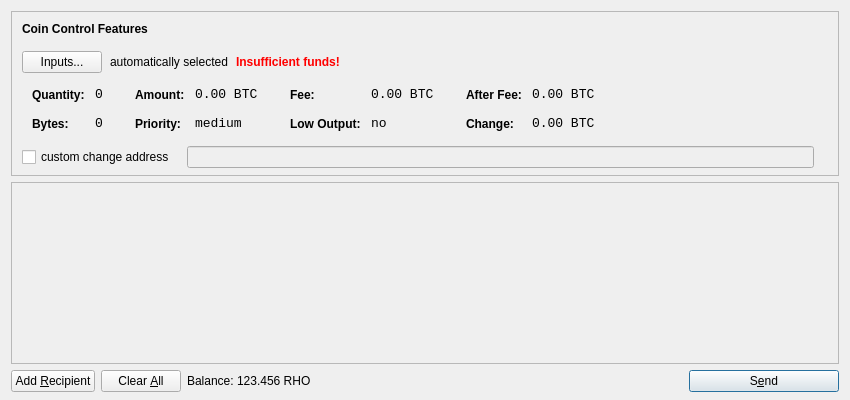
<?xml version="1.0" encoding="UTF-8"?>
<ui version="4.0">
 <class>SendCoinsDialog</class>
 <widget class="QDialog" name="SendCoinsDialog">
  <property name="geometry">
   <rect>
    <x>0</x>
    <y>0</y>
    <width>850</width>
    <height>400</height>
   </rect>
  </property>
  <property name="windowTitle">
   <string>Send Coins</string>
  </property>
  <layout class="QVBoxLayout" name="verticalLayout" stretch="0,1,0">
   <property name="bottomMargin">
    <number>8</number>
   </property>
   <item>
    <widget class="QFrame" name="frameCoinControl">
     <property name="sizePolicy">
      <sizepolicy hsizetype="Expanding" vsizetype="Expanding">
       <horstretch>0</horstretch>
       <verstretch>0</verstretch>
      </sizepolicy>
     </property>
     <property name="maximumSize">
      <size>
       <width>16777215</width>
       <height>16777215</height>
      </size>
     </property>
     <property name="frameShape">
      <enum>QFrame::StyledPanel</enum>
     </property>
     <property name="frameShadow">
      <enum>QFrame::Sunken</enum>
     </property>
     <layout class="QVBoxLayout" name="verticalLayoutCoinControl2">
      <property name="spacing">
       <number>-1</number>
      </property>
      <property name="leftMargin">
       <number>0</number>
      </property>
      <property name="topMargin">
       <number>0</number>
      </property>
      <property name="rightMargin">
       <number>0</number>
      </property>
      <property name="bottomMargin">
       <number>6</number>
      </property>
      <item>
       <layout class="QVBoxLayout" name="verticalLayoutCoinControl" stretch="0,0,0,0,1">
        <property name="spacing">
         <number>0</number>
        </property>
        <property name="leftMargin">
         <number>10</number>
        </property>
        <property name="topMargin">
         <number>10</number>
        </property>
        <item>
         <layout class="QHBoxLayout" name="horizontalLayoutCoinControl1">
          <property name="bottomMargin">
           <number>15</number>
          </property>
          <item>
           <widget class="QLabel" name="labelCoinControlFeatures">
            <property name="sizePolicy">
             <sizepolicy hsizetype="Preferred" vsizetype="Maximum">
              <horstretch>0</horstretch>
              <verstretch>0</verstretch>
             </sizepolicy>
            </property>
            <property name="font">
             <font>
              <weight>75</weight>
              <bold>true</bold>
             </font>
            </property>
            <property name="styleSheet">
             <string notr="true">font-weight:bold;</string>
            </property>
            <property name="text">
             <string>Coin Control Features</string>
            </property>
           </widget>
          </item>
         </layout>
        </item>
        <item>
         <layout class="QHBoxLayout" name="horizontalLayoutCoinControl2" stretch="0,0,0,0">
          <property name="spacing">
           <number>8</number>
          </property>
          <property name="bottomMargin">
           <number>10</number>
          </property>
          <item>
           <widget class="QPushButton" name="pushButtonCoinControl">
            <property name="styleSheet">
             <string notr="true"/>
            </property>
            <property name="text">
             <string>Inputs...</string>
            </property>
           </widget>
          </item>
          <item>
           <widget class="QLabel" name="labelCoinControlAutomaticallySelected">
            <property name="text">
             <string>automatically selected</string>
            </property>
            <property name="margin">
             <number>5</number>
            </property>
           </widget>
          </item>
          <item>
           <widget class="QLabel" name="labelCoinControlInsuffFunds">
            <property name="font">
             <font>
              <weight>75</weight>
              <bold>true</bold>
             </font>
            </property>
            <property name="styleSheet">
             <string notr="true">color:red;font-weight:bold;</string>
            </property>
            <property name="text">
             <string>Insufficient funds!</string>
            </property>
            <property name="margin">
             <number>5</number>
            </property>
           </widget>
          </item>
          <item>
           <spacer name="horizontalSpacerCoinControl">
            <property name="orientation">
             <enum>Qt::Horizontal</enum>
            </property>
            <property name="sizeHint" stdset="0">
             <size>
              <width>40</width>
              <height>1</height>
             </size>
            </property>
           </spacer>
          </item>
         </layout>
        </item>
        <item>
         <widget class="QWidget" name="widgetCoinControl" native="true">
          <property name="sizePolicy">
           <sizepolicy hsizetype="Preferred" vsizetype="Preferred">
            <horstretch>0</horstretch>
            <verstretch>0</verstretch>
           </sizepolicy>
          </property>
          <property name="minimumSize">
           <size>
            <width>0</width>
            <height>0</height>
           </size>
          </property>
          <property name="styleSheet">
           <string notr="true"/>
          </property>
          <layout class="QHBoxLayout" name="horizontalLayoutCoinControl5">
           <property name="margin">
            <number>0</number>
           </property>
           <item>
            <layout class="QHBoxLayout" name="horizontalLayoutCoinControl3" stretch="0,0,0,1">
             <property name="spacing">
              <number>20</number>
             </property>
             <property name="topMargin">
              <number>0</number>
             </property>
             <property name="bottomMargin">
              <number>10</number>
             </property>
             <item>
              <layout class="QFormLayout" name="formLayoutCoinControl1">
               <property name="horizontalSpacing">
                <number>10</number>
               </property>
               <property name="verticalSpacing">
                <number>14</number>
               </property>
               <property name="leftMargin">
                <number>10</number>
               </property>
               <property name="topMargin">
                <number>4</number>
               </property>
               <property name="rightMargin">
                <number>6</number>
               </property>
               <item row="0" column="0">
                <widget class="QLabel" name="labelCoinControlQuantityText">
                 <property name="styleSheet">
                  <string notr="true">font-weight:bold;</string>
                 </property>
                 <property name="text">
                  <string>Quantity:</string>
                 </property>
                 <property name="margin">
                  <number>0</number>
                 </property>
                </widget>
               </item>
               <item row="0" column="1">
                <widget class="QLabel" name="labelCoinControlQuantity">
                 <property name="font">
                  <font>
                   <family>Monospace</family>
                   <pointsize>10</pointsize>
                  </font>
                 </property>
                 <property name="cursor">
                  <cursorShape>IBeamCursor</cursorShape>
                 </property>
                 <property name="contextMenuPolicy">
                  <enum>Qt::ActionsContextMenu</enum>
                 </property>
                 <property name="text">
                  <string notr="true">0</string>
                 </property>
                 <property name="margin">
                  <number>0</number>
                 </property>
                 <property name="textInteractionFlags">
                  <set>Qt::LinksAccessibleByMouse|Qt::TextSelectableByKeyboard|Qt::TextSelectableByMouse</set>
                 </property>
                </widget>
               </item>
               <item row="1" column="0">
                <widget class="QLabel" name="labelCoinControlBytesText">
                 <property name="styleSheet">
                  <string notr="true">font-weight:bold;</string>
                 </property>
                 <property name="text">
                  <string>Bytes:</string>
                 </property>
                </widget>
               </item>
               <item row="1" column="1">
                <widget class="QLabel" name="labelCoinControlBytes">
                 <property name="font">
                  <font>
                   <family>Monospace</family>
                   <pointsize>10</pointsize>
                  </font>
                 </property>
                 <property name="cursor">
                  <cursorShape>IBeamCursor</cursorShape>
                 </property>
                 <property name="contextMenuPolicy">
                  <enum>Qt::ActionsContextMenu</enum>
                 </property>
                 <property name="text">
                  <string notr="true">0</string>
                 </property>
                 <property name="textInteractionFlags">
                  <set>Qt::LinksAccessibleByMouse|Qt::TextSelectableByKeyboard|Qt::TextSelectableByMouse</set>
                 </property>
                </widget>
               </item>
              </layout>
             </item>
             <item>
              <layout class="QFormLayout" name="formLayoutCoinControl2">
               <property name="horizontalSpacing">
                <number>10</number>
               </property>
               <property name="verticalSpacing">
                <number>14</number>
               </property>
               <property name="leftMargin">
                <number>6</number>
               </property>
               <property name="topMargin">
                <number>4</number>
               </property>
               <property name="rightMargin">
                <number>6</number>
               </property>
               <item row="0" column="0">
                <widget class="QLabel" name="labelCoinControlAmountText">
                 <property name="styleSheet">
                  <string notr="true">font-weight:bold;</string>
                 </property>
                 <property name="text">
                  <string>Amount:</string>
                 </property>
                 <property name="margin">
                  <number>0</number>
                 </property>
                </widget>
               </item>
               <item row="0" column="1">
                <widget class="QLabel" name="labelCoinControlAmount">
                 <property name="font">
                  <font>
                   <family>Monospace</family>
                   <pointsize>10</pointsize>
                  </font>
                 </property>
                 <property name="cursor">
                  <cursorShape>IBeamCursor</cursorShape>
                 </property>
                 <property name="contextMenuPolicy">
                  <enum>Qt::ActionsContextMenu</enum>
                 </property>
                 <property name="text">
                  <string notr="true">0.00 BTC</string>
                 </property>
                 <property name="textInteractionFlags">
                  <set>Qt::LinksAccessibleByMouse|Qt::TextSelectableByKeyboard|Qt::TextSelectableByMouse</set>
                 </property>
                </widget>
               </item>
               <item row="1" column="0">
                <widget class="QLabel" name="labelCoinControlPriorityText">
                 <property name="styleSheet">
                  <string notr="true">font-weight:bold;</string>
                 </property>
                 <property name="text">
                  <string>Priority:</string>
                 </property>
                </widget>
               </item>
               <item row="1" column="1">
                <widget class="QLabel" name="labelCoinControlPriority">
                 <property name="font">
                  <font>
                   <family>Monospace</family>
                   <pointsize>10</pointsize>
                  </font>
                 </property>
                 <property name="cursor">
                  <cursorShape>IBeamCursor</cursorShape>
                 </property>
                 <property name="contextMenuPolicy">
                  <enum>Qt::ActionsContextMenu</enum>
                 </property>
                 <property name="text">
                  <string>medium</string>
                 </property>
                 <property name="textInteractionFlags">
                  <set>Qt::LinksAccessibleByMouse|Qt::TextSelectableByKeyboard|Qt::TextSelectableByMouse</set>
                 </property>
                </widget>
               </item>
              </layout>
             </item>
             <item>
              <layout class="QFormLayout" name="formLayoutCoinControl3">
               <property name="horizontalSpacing">
                <number>10</number>
               </property>
               <property name="verticalSpacing">
                <number>14</number>
               </property>
               <property name="leftMargin">
                <number>6</number>
               </property>
               <property name="topMargin">
                <number>4</number>
               </property>
               <property name="rightMargin">
                <number>6</number>
               </property>
               <item row="0" column="0">
                <widget class="QLabel" name="labelCoinControlFeeText">
                 <property name="styleSheet">
                  <string notr="true">font-weight:bold;</string>
                 </property>
                 <property name="text">
                  <string>Fee:</string>
                 </property>
                 <property name="margin">
                  <number>0</number>
                 </property>
                </widget>
               </item>
               <item row="0" column="1">
                <widget class="QLabel" name="labelCoinControlFee">
                 <property name="font">
                  <font>
                   <family>Monospace</family>
                   <pointsize>10</pointsize>
                  </font>
                 </property>
                 <property name="cursor">
                  <cursorShape>IBeamCursor</cursorShape>
                 </property>
                 <property name="contextMenuPolicy">
                  <enum>Qt::ActionsContextMenu</enum>
                 </property>
                 <property name="text">
                  <string notr="true">0.00 BTC</string>
                 </property>
                 <property name="textInteractionFlags">
                  <set>Qt::LinksAccessibleByMouse|Qt::TextSelectableByKeyboard|Qt::TextSelectableByMouse</set>
                 </property>
                </widget>
               </item>
               <item row="1" column="0">
                <widget class="QLabel" name="labelCoinControlLowOutputText">
                 <property name="styleSheet">
                  <string notr="true">font-weight:bold;</string>
                 </property>
                 <property name="text">
                  <string>Low Output:</string>
                 </property>
                </widget>
               </item>
               <item row="1" column="1">
                <widget class="QLabel" name="labelCoinControlLowOutput">
                 <property name="font">
                  <font>
                   <family>Monospace</family>
                   <pointsize>10</pointsize>
                  </font>
                 </property>
                 <property name="cursor">
                  <cursorShape>IBeamCursor</cursorShape>
                 </property>
                 <property name="contextMenuPolicy">
                  <enum>Qt::ActionsContextMenu</enum>
                 </property>
                 <property name="text">
                  <string>no</string>
                 </property>
                 <property name="textInteractionFlags">
                  <set>Qt::LinksAccessibleByMouse|Qt::TextSelectableByKeyboard|Qt::TextSelectableByMouse</set>
                 </property>
                </widget>
               </item>
              </layout>
             </item>
             <item>
              <layout class="QFormLayout" name="formLayoutCoinControl4">
               <property name="horizontalSpacing">
                <number>10</number>
               </property>
               <property name="verticalSpacing">
                <number>14</number>
               </property>
               <property name="leftMargin">
                <number>6</number>
               </property>
               <property name="topMargin">
                <number>4</number>
               </property>
               <property name="rightMargin">
                <number>6</number>
               </property>
               <item row="0" column="0">
                <widget class="QLabel" name="labelCoinControlAfterFeeText">
                 <property name="styleSheet">
                  <string notr="true">font-weight:bold;</string>
                 </property>
                 <property name="text">
                  <string>After Fee:</string>
                 </property>
                 <property name="margin">
                  <number>0</number>
                 </property>
                </widget>
               </item>
               <item row="0" column="1">
                <widget class="QLabel" name="labelCoinControlAfterFee">
                 <property name="font">
                  <font>
                   <family>Monospace</family>
                   <pointsize>10</pointsize>
                  </font>
                 </property>
                 <property name="cursor">
                  <cursorShape>IBeamCursor</cursorShape>
                 </property>
                 <property name="contextMenuPolicy">
                  <enum>Qt::ActionsContextMenu</enum>
                 </property>
                 <property name="text">
                  <string notr="true">0.00 BTC</string>
                 </property>
                 <property name="textInteractionFlags">
                  <set>Qt::LinksAccessibleByMouse|Qt::TextSelectableByKeyboard|Qt::TextSelectableByMouse</set>
                 </property>
                </widget>
               </item>
               <item row="1" column="0">
                <widget class="QLabel" name="labelCoinControlChangeText">
                 <property name="styleSheet">
                  <string notr="true">font-weight:bold;</string>
                 </property>
                 <property name="text">
                  <string>Change:</string>
                 </property>
                </widget>
               </item>
               <item row="1" column="1">
                <widget class="QLabel" name="labelCoinControlChange">
                 <property name="font">
                  <font>
                   <family>Monospace</family>
                   <pointsize>10</pointsize>
                  </font>
                 </property>
                 <property name="cursor">
                  <cursorShape>IBeamCursor</cursorShape>
                 </property>
                 <property name="contextMenuPolicy">
                  <enum>Qt::ActionsContextMenu</enum>
                 </property>
                 <property name="text">
                  <string notr="true">0.00 BTC</string>
                 </property>
                 <property name="textInteractionFlags">
                  <set>Qt::LinksAccessibleByMouse|Qt::TextSelectableByKeyboard|Qt::TextSelectableByMouse</set>
                 </property>
                </widget>
               </item>
              </layout>
             </item>
            </layout>
           </item>
          </layout>
         </widget>
        </item>
        <item>
         <layout class="QHBoxLayout" name="horizontalLayoutCoinControl4" stretch="0,0,0">
          <property name="spacing">
           <number>12</number>
          </property>
          <property name="sizeConstraint">
           <enum>QLayout::SetDefaultConstraint</enum>
          </property>
          <property name="topMargin">
           <number>5</number>
          </property>
          <property name="rightMargin">
           <number>5</number>
          </property>
          <item>
           <widget class="QCheckBox" name="checkBoxCoinControlChange">
            <property name="text">
             <string>custom change address</string>
            </property>
           </widget>
          </item>
          <item>
           <widget class="QLineEdit" name="lineEditCoinControlChange">
            <property name="enabled">
             <bool>false</bool>
            </property>
            <property name="sizePolicy">
             <sizepolicy hsizetype="Expanding" vsizetype="Fixed">
              <horstretch>0</horstretch>
              <verstretch>0</verstretch>
             </sizepolicy>
            </property>
           </widget>
          </item>
          <item>
           <widget class="QLabel" name="labelCoinControlChangeLabel">
            <property name="sizePolicy">
             <sizepolicy hsizetype="Preferred" vsizetype="Expanding">
              <horstretch>0</horstretch>
              <verstretch>0</verstretch>
             </sizepolicy>
            </property>
            <property name="minimumSize">
             <size>
              <width>0</width>
              <height>0</height>
             </size>
            </property>
            <property name="text">
             <string/>
            </property>
            <property name="margin">
             <number>3</number>
            </property>
           </widget>
          </item>
         </layout>
        </item>
        <item>
         <spacer name="verticalSpacerCoinControl">
          <property name="orientation">
           <enum>Qt::Vertical</enum>
          </property>
          <property name="sizeHint" stdset="0">
           <size>
            <width>800</width>
            <height>1</height>
           </size>
          </property>
         </spacer>
        </item>
       </layout>
      </item>
     </layout>
    </widget>
   </item>
   <item>
    <widget class="QScrollArea" name="scrollArea">
     <property name="widgetResizable">
      <bool>true</bool>
     </property>
     <widget class="QWidget" name="scrollAreaWidgetContents">
      <property name="geometry">
       <rect>
        <x>0</x>
        <y>0</y>
        <width>830</width>
        <height>165</height>
       </rect>
      </property>
      <layout class="QVBoxLayout" name="verticalLayout_2">
       <property name="margin">
        <number>0</number>
       </property>
       <item>
        <layout class="QVBoxLayout" name="entries">
         <property name="spacing">
          <number>6</number>
         </property>
        </layout>
       </item>
       <item>
        <spacer name="verticalSpacer">
         <property name="orientation">
          <enum>Qt::Vertical</enum>
         </property>
         <property name="sizeHint" stdset="0">
          <size>
           <width>20</width>
           <height>40</height>
          </size>
         </property>
        </spacer>
       </item>
      </layout>
     </widget>
    </widget>
   </item>
   <item>
    <layout class="QHBoxLayout" name="horizontalLayout">
     <item>
      <widget class="QPushButton" name="addButton">
       <property name="toolTip">
        <string>Send to multiple recipients at once</string>
       </property>
       <property name="text">
        <string>Add &amp;Recipient</string>
       </property>
       <property name="icon">
        <iconset resource="../bitcoin.qrc">
         <normaloff>:/icons/add</normaloff>:/icons/add</iconset>
       </property>
       <property name="autoDefault">
        <bool>false</bool>
       </property>
      </widget>
     </item>
     <item>
      <widget class="QPushButton" name="clearButton">
       <property name="sizePolicy">
        <sizepolicy hsizetype="Minimum" vsizetype="Fixed">
         <horstretch>0</horstretch>
         <verstretch>0</verstretch>
        </sizepolicy>
       </property>
       <property name="toolTip">
        <string>Remove all transaction fields</string>
       </property>
       <property name="text">
        <string>Clear &amp;All</string>
       </property>
       <property name="icon">
        <iconset resource="../bitcoin.qrc">
         <normaloff>:/icons/remove</normaloff>:/icons/remove</iconset>
       </property>
       <property name="autoRepeatDelay">
        <number>300</number>
       </property>
       <property name="autoDefault">
        <bool>false</bool>
       </property>
      </widget>
     </item>
     <item>
      <layout class="QHBoxLayout" name="horizontalLayout_2">
       <property name="spacing">
        <number>3</number>
       </property>
       <item>
        <widget class="QLabel" name="label">
         <property name="text">
          <string>Balance:</string>
         </property>
        </widget>
       </item>
       <item>
        <widget class="QLabel" name="labelBalance">
         <property name="cursor">
          <cursorShape>IBeamCursor</cursorShape>
         </property>
         <property name="text">
          <string>123.456 RHO</string>
         </property>
         <property name="textInteractionFlags">
          <set>Qt::LinksAccessibleByMouse|Qt::TextSelectableByKeyboard|Qt::TextSelectableByMouse</set>
         </property>
        </widget>
       </item>
      </layout>
     </item>
     <item>
      <spacer name="horizontalSpacer">
       <property name="orientation">
        <enum>Qt::Horizontal</enum>
       </property>
       <property name="sizeHint" stdset="0">
        <size>
         <width>40</width>
         <height>20</height>
        </size>
       </property>
      </spacer>
     </item>
     <item>
      <widget class="QPushButton" name="sendButton">
       <property name="minimumSize">
        <size>
         <width>150</width>
         <height>0</height>
        </size>
       </property>
       <property name="toolTip">
        <string>Confirm the send action</string>
       </property>
       <property name="text">
        <string>S&amp;end</string>
       </property>
       <property name="icon">
        <iconset resource="../bitcoin.qrc">
         <normaloff>:/icons/send</normaloff>:/icons/send</iconset>
       </property>
       <property name="default">
        <bool>true</bool>
       </property>
      </widget>
     </item>
    </layout>
   </item>
  </layout>
 </widget>
 <resources>
  <include location="../bitcoin.qrc"/>
 </resources>
 <connections/>
</ui>
